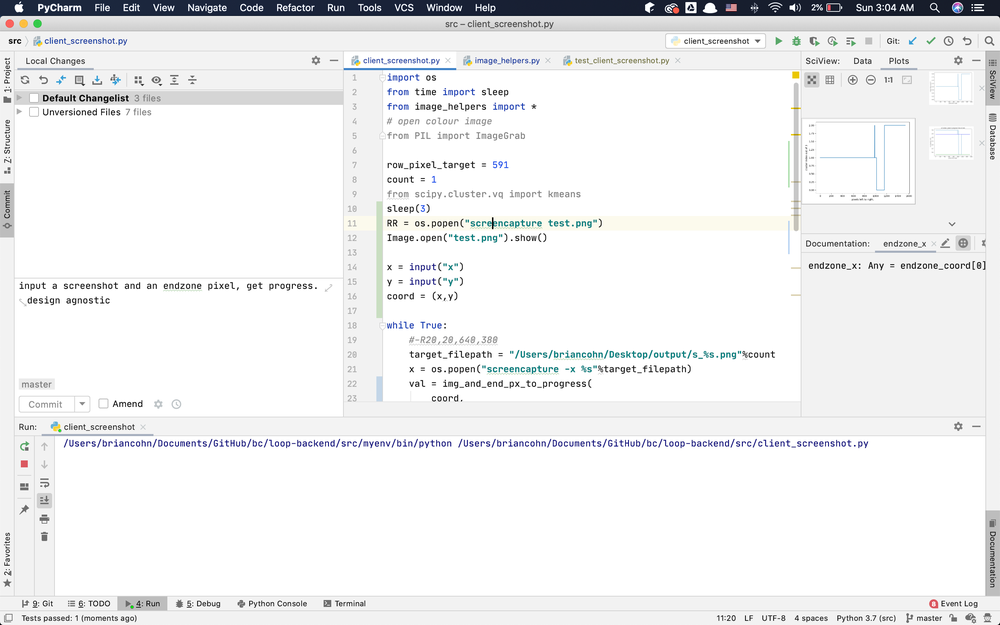
#> input picture src/test.png, 1000 x 625 px, shrunk from 2880 x 1800 before the run, found by its file name
$ python client_screenshot.py
#> lines starting #> are read from the running program, lines starting #| are printed output that depends on the picture
### src/image_helpers.py
import numpy as np
from PIL import Image, ImageChops, ImageDraw
from scipy.cluster.vq import kmeans
import matplotlib.pyplot as plt

def pilToNumpy(img):
    return np.array(img)


def NumpyToPil(img):
    # TODO optimize possibly using XYZ package
    return Image.fromarray(img)


# [15 lines left out: functions get_diff, get_max_dot, not called in this run]

def moving_average(x, w):
    return np.convolve(x, np.ones(w), 'valid') / w

# [4 lines left out: function cluster_prediction, not called in this run]

def img_and_end_px_to_progress(progress_coordinates, img_input, debug=False):
#> called with debug = True
    im = img_input.convert("L")
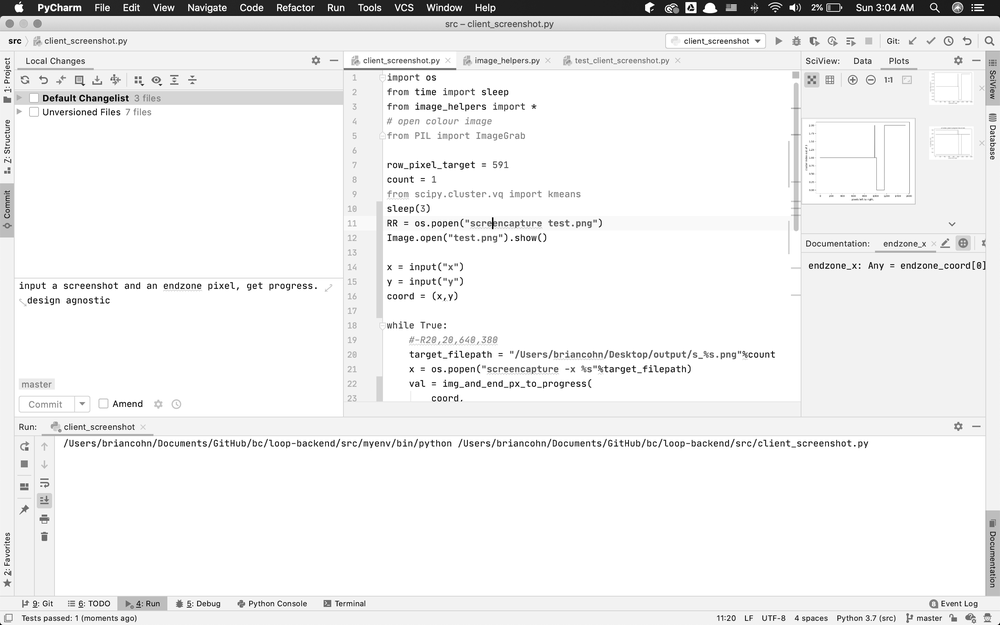
#> im: PIL image 1000x625 L; min 0, max 255, mean 239.5
    xx = pilToNumpy(im).astype(np.float32)
#> (the run stopped early here; a loop or call above may not have finished)
